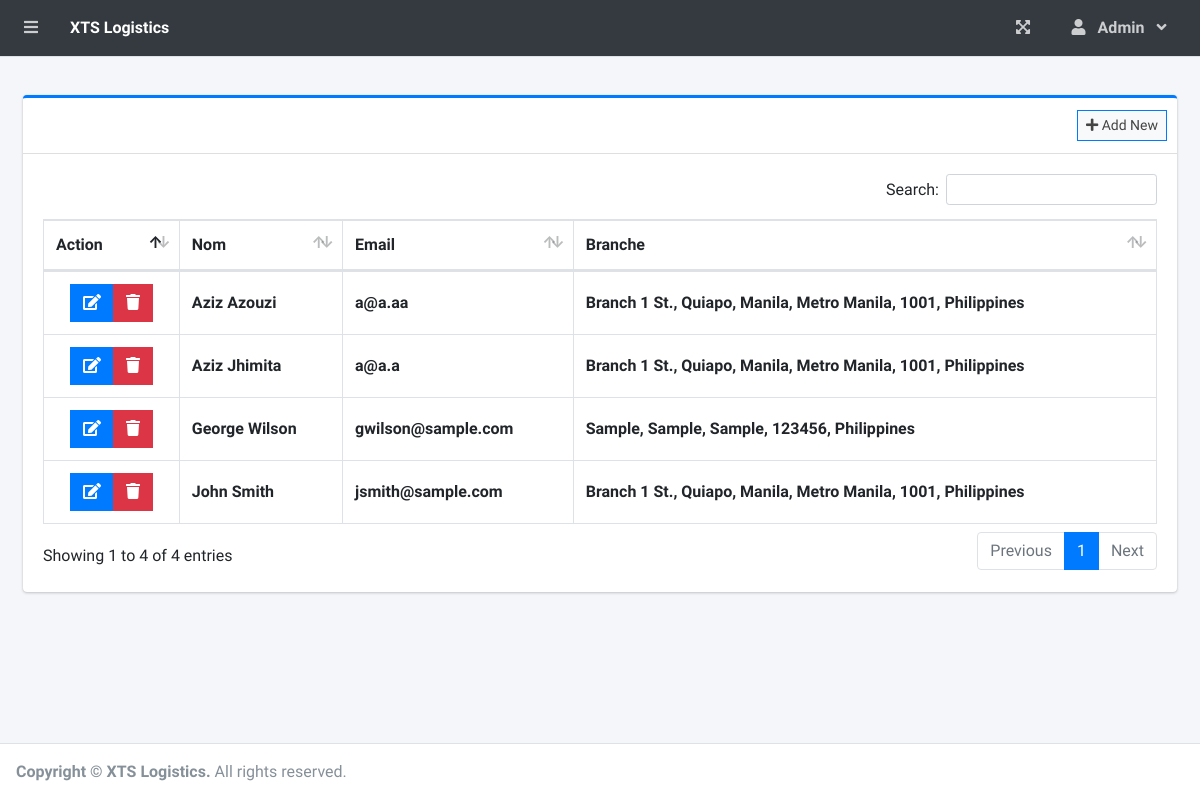
The page /index.php?page=staff_list (signed in) on the database its author committed.
### tables this page shows
CREATE TABLE `users` (
  `id` int(30) NOT NULL,
  `firstname` varchar(200) NOT NULL,
  `lastname` varchar(200) NOT NULL,
  `cin` varchar(200) NOT NULL,
  `email` varchar(200) NOT NULL,
  `password` text NOT NULL,
  `type` tinyint(1) NOT NULL DEFAULT 2 COMMENT '1 = admin, 2 = staff',
  `branch_id` int(30) NOT NULL,
  `date_created` datetime NOT NULL DEFAULT current_timestamp()
);

### staff_list.php (the view, shortened to what this page needs)
<?php include'db_connect.php' ?>
<div class="col-lg-12">
	<div class="card card-outline card-primary">
		<div class="card-header">
			<div class="card-tools">
				<a class="btn btn-block btn-sm btn-default btn-flat border-primary " href="./index.php?page=new_staff"><i class="fa fa-plus"></i> Add New</a>
			</div>
		</div>
		<div class="card-body">
			<table class="table tabe-hover table-bordered" id="list">
				<thead>
					<tr>
                        <th>Action</th>
						<th>Nom</th>
						<th>Email</th>
						<th>Branche</th>
					</tr>
				</thead>
				<tbody>
					<?php
					$qry = $conn->query("SELECT u.*,concat(u.firstname,' ',u.lastname) as name,concat(b.street,', ',b.city,', ',b.state,', ',b.zip_code,', ',b.country) as baddress FROM users u inner join branches b on b.id = u.branch_id order by concat(u.firstname,' ',u.lastname) asc ");
					while($row= $qry->fetch_assoc()):
					?>
					<tr>
                        <td class="text-center">
                            <div class="btn-group">
                                <a href="index.php?page=edit_staff&id=<?php echo $row['id'] ?>" class="btn btn-primary btn-flat ">
                                    <i class="fas fa-edit"></i>
                                </a>
                                <button type="button" class="btn btn-danger btn-flat delete_user" data-id="<?php echo $row['id'] ?>">
                                    <i class="fas fa-trash"></i>
                                </button>
                            </div>
                        </td>
						<td><b><?php echo ucwords($row['name']) ?></b></td>
						<td><b><?php echo ($row['email']) ?></b></td>
						<td><b><?php echo ucwords($row['baddress']) ?></b></td>
					</tr>
				<?php endwhile; ?>
				</tbody>
			</table>
		</div>
	</div>
</div>

### index.php (shortened to what this page needs)
<!DOCTYPE html>
<html lang="en">
<?php
include 'header.php'
?>
<body class="hold-transition sidebar-collapse layout-fixed layout-navbar-fixed layout-footer-fixed">
<div class="wrapper">
    <?php include 'topbar.php' ?>
    <div class="content-wrapper">
        <div class="content-header">
        </div>
        <section class="content">
            <div class="container-fluid">
                <?php
                $page = isset($_GET['page']) ? $_GET['page'] : 'home';
                if (!file_exists($page . ".php")) {
                    include '404.html';
                } else {
                    include $page . '.php';
                }
                ?>
            </div>
        </section>
    </div>
    <footer class="main-footer">
        <strong>Copyright &copy; <a>XTS Logistics</a>.</strong>
        All rights reserved.
    </footer>
</div>
</body>
</html>

### header.php (shortened to what this page needs)
<head>
  <link rel="stylesheet" href="assets/plugins/fontawesome-free/css/all.min.css">
  <link rel="stylesheet" href="assets/plugins/overlayScrollbars/css/OverlayScrollbars.min.css">
  <link rel="stylesheet" href="assets/plugins/datatables-bs4/css/dataTables.bootstrap4.min.css">
  <link rel="stylesheet" href="assets/plugins/datatables-responsive/css/responsive.bootstrap4.min.css">
  <link rel="stylesheet" href="assets/plugins/datatables-buttons/css/buttons.bootstrap4.min.css">
  <link rel="stylesheet" href="assets/plugins/select2/css/select2.min.css">
  <link rel="stylesheet" href="assets/plugins/select2-bootstrap4-theme/select2-bootstrap4.min.css">
  <link rel="stylesheet" href="assets/plugins/sweetalert2-theme-bootstrap-4/bootstrap-4.min.css">
  <link rel="stylesheet" href="assets/plugins/toastr/toastr.min.css">
  <link rel="stylesheet" href="assets/plugins/dropzone/min/dropzone.min.css">
  <link rel="stylesheet" href="assets/dist/css/jquery.datetimepicker.min.css">
  <link rel="stylesheet" href="assets/plugins/icheck-bootstrap/icheck-bootstrap.min.css">
  <link rel="stylesheet" href="assets/plugins/bootstrap4-toggle/css/bootstrap4-toggle.min.css">
  <link rel="stylesheet" href="assets/dist/css/adminlte.min.css">
  <link rel="stylesheet" href="assets/dist/css/styles.css">
  <link rel="stylesheet" href="assets/plugins/summernote/summernote-bs4.min.css">
</head>

### topbar.php (shortened to what this page needs)
<nav class="main-header navbar navbar-expand navbar-dark">
  <ul class="navbar-nav">
    <?php if(isset($_SESSION['login_id'])): ?>
    <li class="nav-item">
      <a class="nav-link" data-widget="pushmenu" href="" role="button"><i class="fas fa-bars"></i></a>
    </li>
  <?php endif; ?>
    <li>
      <a class="nav-link text-white"  href="./" role="button">
          <large><b>XTS Logistics</b></large></a>
    </li>
  </ul>
  <ul class="navbar-nav ml-auto">
    <li class="nav-item">
      <a class="nav-link" data-widget="fullscreen" href="#" role="button">
        <i class="fas fa-expand-arrows-alt"></i>
      </a>
    </li>
   <li class="nav-item dropdown">
          <a class="nav-link"  data-toggle="dropdown" aria-expanded="true" href="javascript:void(0)">
            <span>
              <div class="d-felx badge-pill">
                <span class="fa fa-user mr-2"></span>
                <span><b><?php echo ucwords($_SESSION['login_firstname']) ?></b></span>
                <span class="fa fa-angle-down ml-2"></span>
              </div>
            </span>
          </a>
    </li>
  </ul>
</nav>

### staff_list.php (style rules this page uses)
table td { vertical-align: middle !important; }

### rows shown on the page
users: name "Aziz Azouzi", email "a@a.aa", baddress "Branch 1 St., Quiapo, Manila, Metro Manila, 1001, Philippines"
users: name "Aziz Jhimita", email "a@a.a", baddress "Branch 1 St., Quiapo, Manila, Metro Manila, 1001, Philippines"
users: name "George Wilson", email "gwilson@sample.com", baddress "Sample, Sample, Sample, 123456, Philippines"
users: name "John Smith", email "jsmith@sample.com", baddress "Branch 1 St., Quiapo, Manila, Metro Manila, 1001, Philippines"

### other values the page prints
$_SESSION['login_firstname'] "Admin"
